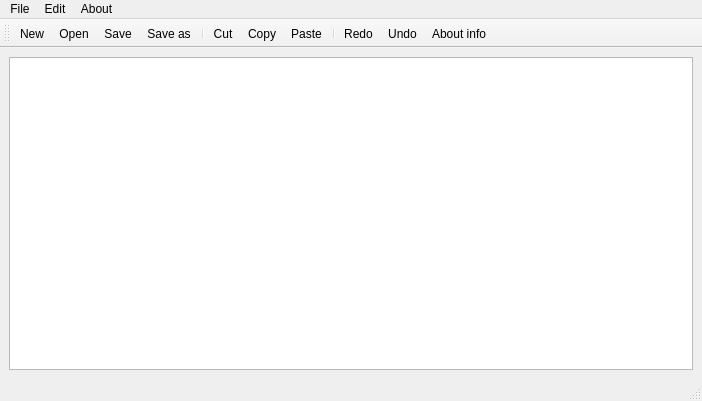
<?xml version="1.0" encoding="UTF-8"?>
<ui version="4.0">
 <class>MainWindow</class>
 <widget class="QMainWindow" name="MainWindow">
  <property name="geometry">
   <rect>
    <x>0</x>
    <y>0</y>
    <width>702</width>
    <height>401</height>
   </rect>
  </property>
  <property name="sizePolicy">
   <sizepolicy hsizetype="Preferred" vsizetype="Minimum">
    <horstretch>0</horstretch>
    <verstretch>0</verstretch>
   </sizepolicy>
  </property>
  <property name="windowTitle">
   <string>MainWindow</string>
  </property>
  <widget class="QWidget" name="centralwidget">
   <layout class="QHBoxLayout" name="horizontalLayout">
    <item>
     <widget class="QTextEdit" name="textEdit">
      <property name="styleSheet">
       <string notr="true"/>
      </property>
     </widget>
    </item>
   </layout>
  </widget>
  <widget class="QStatusBar" name="statusbar"/>
  <widget class="QMenuBar" name="menubar">
   <property name="geometry">
    <rect>
     <x>0</x>
     <y>0</y>
     <width>702</width>
     <height>21</height>
    </rect>
   </property>
   <widget class="QMenu" name="menuFile">
    <property name="title">
     <string>File</string>
    </property>
    <addaction name="actionNew"/>
    <addaction name="actionOpen"/>
    <addaction name="separator"/>
    <addaction name="actionSave"/>
    <addaction name="actionSave_as"/>
    <addaction name="actionDark"/>
    <addaction name="actionPrint"/>
   </widget>
   <widget class="QMenu" name="menuEdit">
    <property name="title">
     <string>Edit</string>
    </property>
    <addaction name="actionCut"/>
    <addaction name="actionCopy"/>
    <addaction name="actionPaste"/>
    <addaction name="separator"/>
    <addaction name="actionRedo"/>
    <addaction name="actionUndo"/>
    <addaction name="separator"/>
    <addaction name="actionFont"/>
    <addaction name="actionColor"/>
    <addaction name="actionBackground_color"/>
   </widget>
   <widget class="QMenu" name="menuAbout">
    <property name="title">
     <string>About</string>
    </property>
    <addaction name="actionAbout_info"/>
   </widget>
   <addaction name="menuFile"/>
   <addaction name="menuEdit"/>
   <addaction name="menuAbout"/>
  </widget>
  <widget class="QToolBar" name="toolBar">
   <property name="windowTitle">
    <string>toolBar</string>
   </property>
   <attribute name="toolBarArea">
    <enum>TopToolBarArea</enum>
   </attribute>
   <attribute name="toolBarBreak">
    <bool>false</bool>
   </attribute>
   <addaction name="actionNew"/>
   <addaction name="actionOpen"/>
   <addaction name="actionSave"/>
   <addaction name="actionSave_as"/>
   <addaction name="separator"/>
   <addaction name="actionCut"/>
   <addaction name="actionCopy"/>
   <addaction name="actionPaste"/>
   <addaction name="separator"/>
   <addaction name="actionRedo"/>
   <addaction name="actionUndo"/>
   <addaction name="actionAbout_info"/>
  </widget>
  <action name="actionNew">
   <property name="icon">
    <iconset resource="resources.qrc">
     <normaloff>:/resources/img/file-plus-fill.png</normaloff>:/resources/img/file-plus-fill.png</iconset>
   </property>
   <property name="text">
    <string>New</string>
   </property>
  </action>
  <action name="actionOpen">
   <property name="icon">
    <iconset resource="resources.qrc">
     <normaloff>:/resources/img/folder-open-fill.png</normaloff>:/resources/img/folder-open-fill.png</iconset>
   </property>
   <property name="text">
    <string>Open</string>
   </property>
  </action>
  <action name="actionSave">
   <property name="icon">
    <iconset resource="resources.qrc">
     <normaloff>:/resources/img/icons8-save-48.png</normaloff>:/resources/img/icons8-save-48.png</iconset>
   </property>
   <property name="text">
    <string>Save</string>
   </property>
  </action>
  <action name="actionSave_as">
   <property name="icon">
    <iconset resource="resources.qrc">
     <normaloff>:/resources/img/icons8-save-as-48.png</normaloff>:/resources/img/icons8-save-as-48.png</iconset>
   </property>
   <property name="text">
    <string>Save as</string>
   </property>
  </action>
  <action name="actionCut">
   <property name="icon">
    <iconset resource="resources.qrc">
     <normaloff>:/resources/img/icons8-cut-16.png</normaloff>:/resources/img/icons8-cut-16.png</iconset>
   </property>
   <property name="text">
    <string>Cut</string>
   </property>
  </action>
  <action name="actionCopy">
   <property name="icon">
    <iconset resource="resources.qrc">
     <normaloff>:/resources/img/icons8-copy-48.png</normaloff>:/resources/img/icons8-copy-48.png</iconset>
   </property>
   <property name="text">
    <string>Copy</string>
   </property>
  </action>
  <action name="actionPaste">
   <property name="icon">
    <iconset resource="resources.qrc">
     <normaloff>:/resources/img/icons8-paste-48.png</normaloff>:/resources/img/icons8-paste-48.png</iconset>
   </property>
   <property name="text">
    <string>Paste</string>
   </property>
  </action>
  <action name="actionRedo">
   <property name="icon">
    <iconset resource="resources.qrc">
     <normaloff>:/resources/img/icons8-redo-48.png</normaloff>:/resources/img/icons8-redo-48.png</iconset>
   </property>
   <property name="text">
    <string>Redo</string>
   </property>
  </action>
  <action name="actionUndo">
   <property name="icon">
    <iconset resource="resources.qrc">
     <normaloff>:/resources/img/icons8-undo-48.png</normaloff>:/resources/img/icons8-undo-48.png</iconset>
   </property>
   <property name="text">
    <string>Undo</string>
   </property>
  </action>
  <action name="actionAbout_info">
   <property name="icon">
    <iconset resource="resources.qrc">
     <normaloff>:/resources/img/icons8-info-48.png</normaloff>:/resources/img/icons8-info-48.png</iconset>
   </property>
   <property name="text">
    <string>About info</string>
   </property>
  </action>
  <action name="actionFont">
   <property name="text">
    <string>Font</string>
   </property>
  </action>
  <action name="actionColor">
   <property name="text">
    <string>Color</string>
   </property>
  </action>
  <action name="actionBackground_color">
   <property name="text">
    <string>Background-color</string>
   </property>
  </action>
  <action name="actionDark">
   <property name="text">
    <string>Dark /light</string>
   </property>
  </action>
  <action name="actionPrint">
   <property name="text">
    <string>Print</string>
   </property>
  </action>
 </widget>
 <resources>
  <include location="resources.qrc"/>
 </resources>
 <connections/>
</ui>
